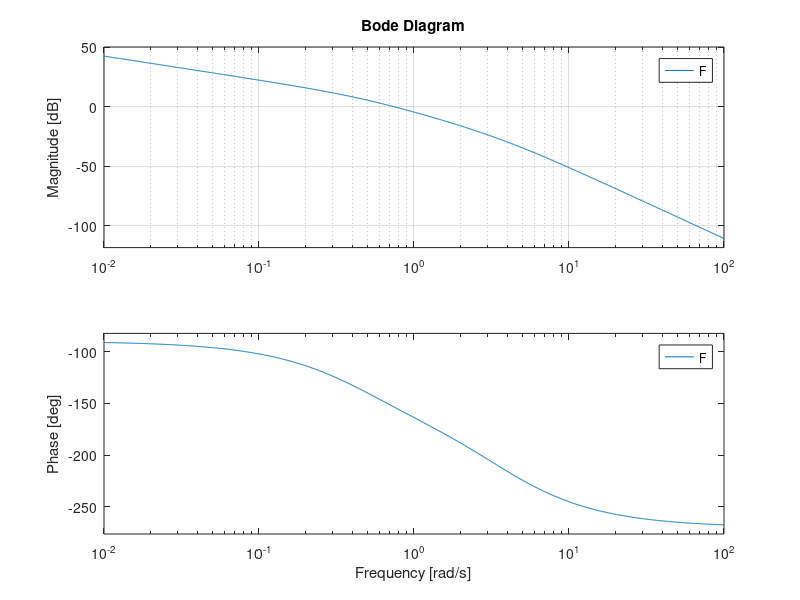
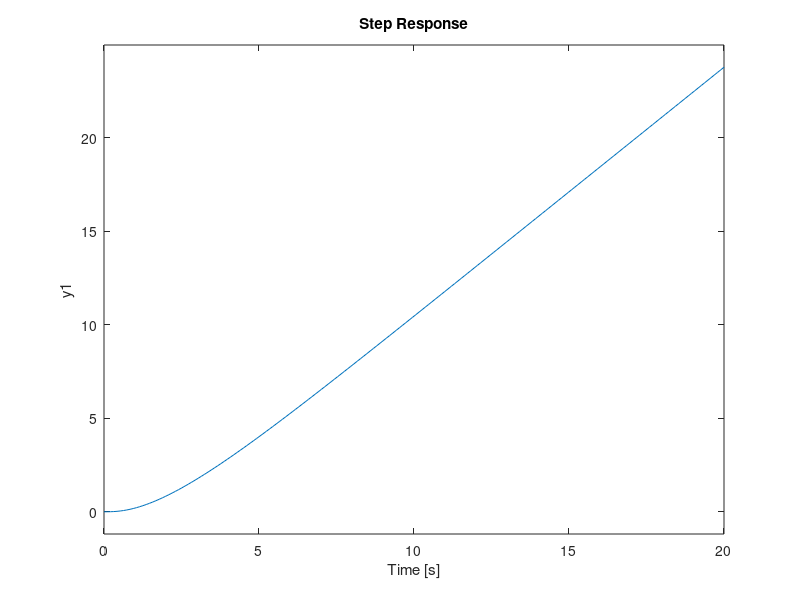
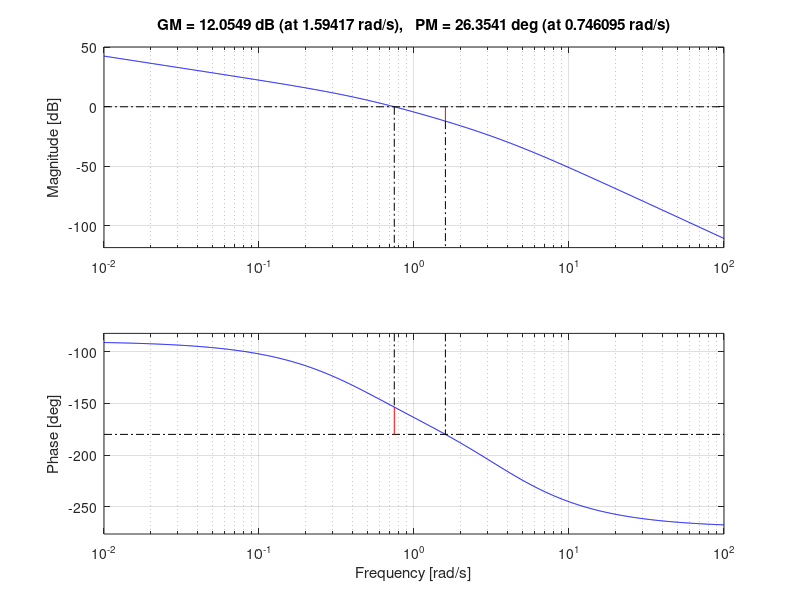
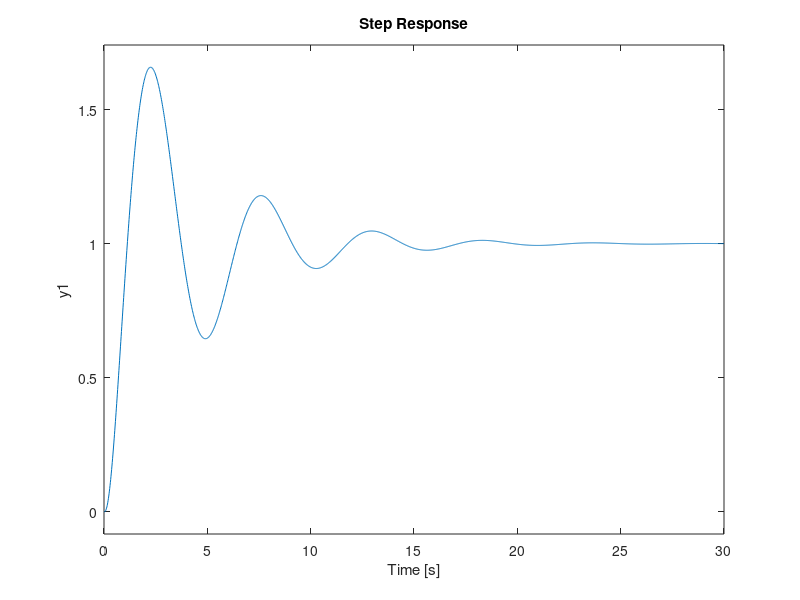

MATLAB code to generate these figures, in order:
clear all, close all
s = tf('s');
F = (3*s+6)/(s^4+6.5*s^3+12*s^2+4.5*s);
bode(F), grid
figure, step(F), grid
figure, margin(F)
mg = 10^(12.1/20);
T = 2*pi/1.59;
kp = 0.6*mg;
ti = 0.5*T;
td = 0.125*T;
n = 10;
Rpid = kp*(1+1/ti/s+td*s/(1+td/n*s));

W = feedback(Rpid*F, 1);
figure, step(W), grid